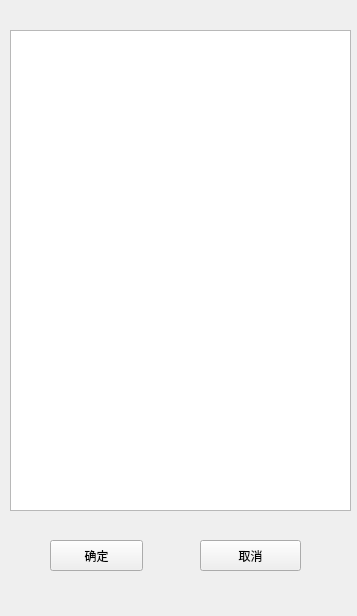
<?xml version="1.0" encoding="UTF-8"?>
<ui version="4.0">
 <class>MainWindow</class>
 <widget class="QMainWindow" name="MainWindow">
  <property name="geometry">
   <rect>
    <x>0</x>
    <y>0</y>
    <width>357</width>
    <height>616</height>
   </rect>
  </property>
  <property name="windowTitle">
   <string>请选择群聊好友</string>
  </property>
  <widget class="QWidget" name="centralwidget">
   <widget class="QListWidget" name="listWidgetFriend">
    <property name="geometry">
     <rect>
      <x>10</x>
      <y>30</y>
      <width>341</width>
      <height>481</height>
     </rect>
    </property>
   </widget>
   <widget class="QPushButton" name="pushButtonCancel">
    <property name="geometry">
     <rect>
      <x>200</x>
      <y>540</y>
      <width>101</width>
      <height>31</height>
     </rect>
    </property>
    <property name="text">
     <string>取消</string>
    </property>
   </widget>
   <widget class="QPushButton" name="pushButtonEnter">
    <property name="geometry">
     <rect>
      <x>50</x>
      <y>540</y>
      <width>93</width>
      <height>31</height>
     </rect>
    </property>
    <property name="text">
     <string>确定</string>
    </property>
   </widget>
  </widget>
 </widget>
 <resources/>
 <connections/>
</ui>
